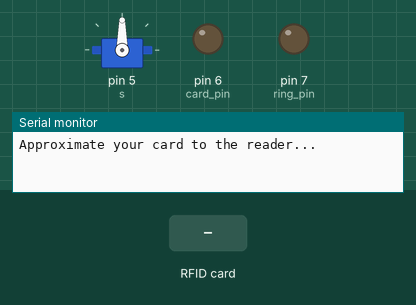
Simulated run of this sketch. Board: Arduino Uno, built with avr-gcc and run on an emulated ATmega328P. On the bench: servo, output pins drawn as LEDs (lit = HIGH), the last lines printed to the serial monitor. Inputs (shaded band) come from the test bench. Pins used as bus, display or sensor lines are not drawn.

Above: at 1.2 s.
1.3 s: RFID card 6A 3C 6E BE held to the reader
At 2.9 s:
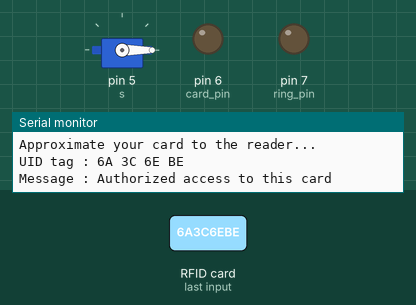
3.3 s: RFID card F0 58 C0 80 held to the reader
At 4.2 s:
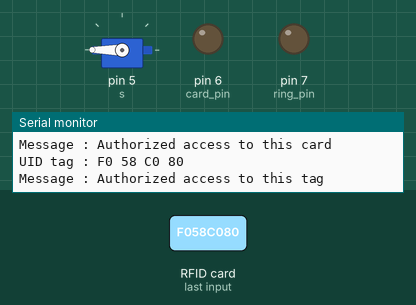
Timing chart, 0 to 14.8 s (numbered marks = the images above; inputs shaded):
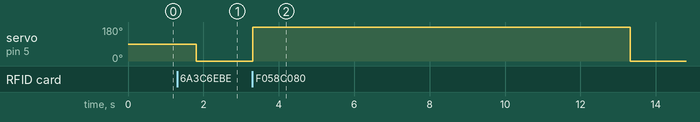

The sketch:

RFID_Security_System.ino
```cpp
#include <SPI.h>
#include <Servo.h>
#include <MFRC522.h>
#define SS_PIN 10
#define RST_PIN 9

Servo s;  int pos=0;
int card_pin = 6;
int ring_pin = 7;
#define card "6A 3C 6E BE"
#define tag "F0 58 C0 80"
MFRC522 mfrc522(SS_PIN, RST_PIN);   // Create MFRC522 instance.

void setup(){
  s.attach(5);
  Serial.begin(9600);   // Initiate a serial communication
  SPI.begin();          // Initiate  SPI bus
  mfrc522.PCD_Init();   // Initiate MFRC522
  Serial.println("Approximate your card to the reader...");
  Serial.println();
  pinMode(card_pin,OUTPUT);
  pinMode(ring_pin,OUTPUT);
}

void loop(){
  // Look for new cards
  if(!mfrc522.PICC_IsNewCardPresent()) {return;}
  // Select one of the cards
  if(!mfrc522.PICC_ReadCardSerial()) {return;}
   //Show UID on serial monitor
  Serial.print("UID tag :");
  String content= "";
  byte letter;
  for(byte i=0; i<mfrc522.uid.size; i++) {
     Serial.print(mfrc522.uid.uidByte[i] < 0x10 ? " 0" : " ");
     Serial.print(mfrc522.uid.uidByte[i], HEX);
     content.concat(String(mfrc522.uid.uidByte[i] < 0x10 ? " 0" : " "));
     content.concat(String(mfrc522.uid.uidByte[i], HEX));
  }
  Serial.println();
  Serial.print("Message : ");
  content.toUpperCase();
  //change here the UID of the card/cards that you want to give access
  if(content.substring(1)==card){
    Serial.println("Authorized access to this card");
    Serial.println();
    delay(500);
    if(digitalRead(5)==HIGH){ s.write(180); delay(1000);}
    else{s.write(0); delay(1000);}
  }
  else if(content.substring(1)==tag){
    Serial.println("Authorized access to this tag");
    Serial.println();
    s.write(180); delay(1000);
    delay(9000);
    s.write(0); delay(1000);
  }
  else{
    Serial.println(" Access denied");
    delay(3000);
  }
}
void Accessing_Decision(){}
```

Measured:
- after the input at 1.3 s, servo on pin 5 (s): 90° → 0° after 0.51 s
- after the input at 3.3 s, servo on pin 5 (s): 0° → 180° at once, → 0° 10.0 s later
